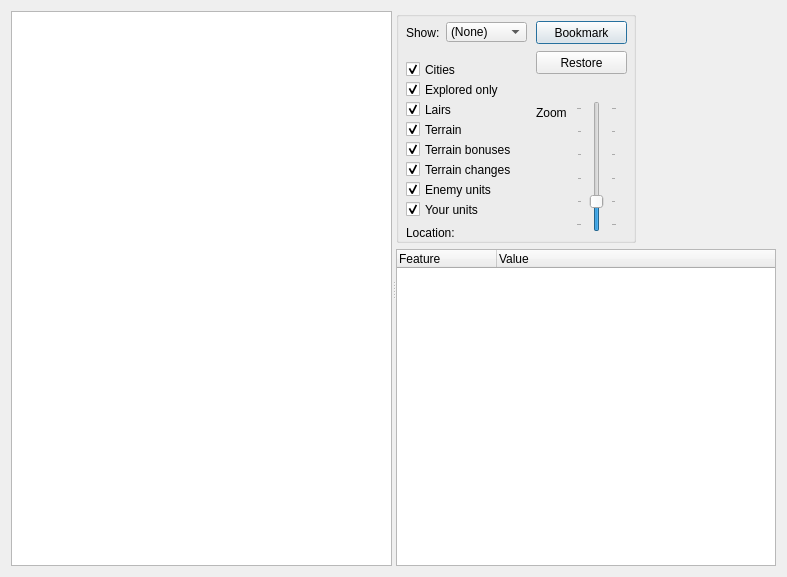
<?xml version="1.0" encoding="UTF-8"?>
<ui version="4.0">
 <class>DialogOverlandMap</class>
 <widget class="QDialog" name="DialogOverlandMap">
  <property name="geometry">
   <rect>
    <x>0</x>
    <y>0</y>
    <width>787</width>
    <height>577</height>
   </rect>
  </property>
  <property name="windowTitle">
   <string>Overland map</string>
  </property>
  <layout class="QGridLayout" name="gridLayout">
   <item row="0" column="0">
    <widget class="QSplitter" name="splitter">
     <property name="orientation">
      <enum>Qt::Horizontal</enum>
     </property>
     <widget class="QMapGraphicsView" name="graphicsView">
      <property name="backgroundBrush">
       <brush brushstyle="DiagCrossPattern">
        <color alpha="255">
         <red>255</red>
         <green>170</green>
         <blue>255</blue>
        </color>
       </brush>
      </property>
      <property name="resizeAnchor">
       <enum>QGraphicsView::AnchorViewCenter</enum>
      </property>
     </widget>
     <widget class="QWidget" name="layoutWidget">
      <layout class="QVBoxLayout" name="verticalLayout">
       <item>
        <widget class="QGroupBox" name="groupBox">
         <property name="sizePolicy">
          <sizepolicy hsizetype="Fixed" vsizetype="Fixed">
           <horstretch>0</horstretch>
           <verstretch>0</verstretch>
          </sizepolicy>
         </property>
         <property name="minimumSize">
          <size>
           <width>240</width>
           <height>232</height>
          </size>
         </property>
         <property name="maximumSize">
          <size>
           <width>240</width>
           <height>232</height>
          </size>
         </property>
         <property name="title">
          <string/>
         </property>
         <widget class="QCheckBox" name="checkBox_TerrainBonuses">
          <property name="geometry">
           <rect>
            <x>10</x>
            <y>130</y>
            <width>111</width>
            <height>17</height>
           </rect>
          </property>
          <property name="text">
           <string>Terrain bonuses</string>
          </property>
          <property name="checked">
           <bool>true</bool>
          </property>
         </widget>
         <widget class="QCheckBox" name="checkBox_Lairs">
          <property name="geometry">
           <rect>
            <x>10</x>
            <y>90</y>
            <width>61</width>
            <height>17</height>
           </rect>
          </property>
          <property name="text">
           <string>Lairs</string>
          </property>
          <property name="checked">
           <bool>true</bool>
          </property>
         </widget>
         <widget class="QCheckBox" name="checkBox_Terrain">
          <property name="geometry">
           <rect>
            <x>10</x>
            <y>110</y>
            <width>70</width>
            <height>17</height>
           </rect>
          </property>
          <property name="text">
           <string>Terrain</string>
          </property>
          <property name="checked">
           <bool>true</bool>
          </property>
         </widget>
         <widget class="QCheckBox" name="checkBox_EnemyUnits">
          <property name="geometry">
           <rect>
            <x>10</x>
            <y>170</y>
            <width>91</width>
            <height>17</height>
           </rect>
          </property>
          <property name="text">
           <string>Enemy units</string>
          </property>
          <property name="checked">
           <bool>true</bool>
          </property>
         </widget>
         <widget class="QCheckBox" name="checkBox_YourUnits">
          <property name="geometry">
           <rect>
            <x>10</x>
            <y>190</y>
            <width>81</width>
            <height>17</height>
           </rect>
          </property>
          <property name="text">
           <string>Your units</string>
          </property>
          <property name="checked">
           <bool>true</bool>
          </property>
         </widget>
         <widget class="QLabel" name="label">
          <property name="geometry">
           <rect>
            <x>10</x>
            <y>10</y>
            <width>41</width>
            <height>23</height>
           </rect>
          </property>
          <property name="text">
           <string>Show:</string>
          </property>
         </widget>
         <widget class="QComboBox" name="comboBox_Plane">
          <property name="geometry">
           <rect>
            <x>50</x>
            <y>11</y>
            <width>81</width>
            <height>20</height>
           </rect>
          </property>
          <property name="currentIndex">
           <number>0</number>
          </property>
          <item>
           <property name="text">
            <string>(None)</string>
           </property>
          </item>
          <item>
           <property name="text">
            <string>Arcanus</string>
           </property>
          </item>
          <item>
           <property name="text">
            <string>Myrror</string>
           </property>
          </item>
          <item>
           <property name="text">
            <string>Battle</string>
           </property>
          </item>
         </widget>
         <widget class="QSlider" name="verticalSlider_Zoom">
          <property name="geometry">
           <rect>
            <x>180</x>
            <y>90</y>
            <width>41</width>
            <height>131</height>
           </rect>
          </property>
          <property name="minimum">
           <number>-100</number>
          </property>
          <property name="maximum">
           <number>400</number>
          </property>
          <property name="singleStep">
           <number>10</number>
          </property>
          <property name="pageStep">
           <number>100</number>
          </property>
          <property name="orientation">
           <enum>Qt::Vertical</enum>
          </property>
          <property name="tickPosition">
           <enum>QSlider::TicksBothSides</enum>
          </property>
          <property name="tickInterval">
           <number>100</number>
          </property>
         </widget>
         <widget class="QLabel" name="label_2">
          <property name="geometry">
           <rect>
            <x>140</x>
            <y>90</y>
            <width>30</width>
            <height>23</height>
           </rect>
          </property>
          <property name="text">
           <string>Zoom:</string>
          </property>
         </widget>
         <widget class="QCheckBox" name="checkBox_TerrainChanges">
          <property name="geometry">
           <rect>
            <x>10</x>
            <y>150</y>
            <width>111</width>
            <height>17</height>
           </rect>
          </property>
          <property name="text">
           <string>Terrain changes</string>
          </property>
          <property name="checked">
           <bool>true</bool>
          </property>
         </widget>
         <widget class="QCheckBox" name="checkBox_Cities">
          <property name="geometry">
           <rect>
            <x>10</x>
            <y>50</y>
            <width>70</width>
            <height>17</height>
           </rect>
          </property>
          <property name="text">
           <string>Cities</string>
          </property>
          <property name="checked">
           <bool>true</bool>
          </property>
         </widget>
         <widget class="QCheckBox" name="checkBox_ExploredOnly">
          <property name="geometry">
           <rect>
            <x>10</x>
            <y>70</y>
            <width>101</width>
            <height>17</height>
           </rect>
          </property>
          <property name="text">
           <string>Explored only</string>
          </property>
          <property name="checked">
           <bool>true</bool>
          </property>
         </widget>
         <widget class="QLabel" name="label_Location">
          <property name="geometry">
           <rect>
            <x>10</x>
            <y>210</y>
            <width>141</width>
            <height>23</height>
           </rect>
          </property>
          <property name="text">
           <string>Location:</string>
          </property>
         </widget>
         <widget class="QPushButton" name="pushButton_SaveBookmark">
          <property name="geometry">
           <rect>
            <x>140</x>
            <y>10</y>
            <width>91</width>
            <height>23</height>
           </rect>
          </property>
          <property name="text">
           <string>Bookmark</string>
          </property>
         </widget>
         <widget class="QPushButton" name="pushButton_RestoreBookmark">
          <property name="geometry">
           <rect>
            <x>140</x>
            <y>40</y>
            <width>91</width>
            <height>23</height>
           </rect>
          </property>
          <property name="text">
           <string>Restore</string>
          </property>
         </widget>
        </widget>
       </item>
       <item>
        <widget class="QTreeWidget" name="treeWidget_Tile">
         <property name="sizePolicy">
          <sizepolicy hsizetype="Expanding" vsizetype="Expanding">
           <horstretch>0</horstretch>
           <verstretch>0</verstretch>
          </sizepolicy>
         </property>
         <property name="contextMenuPolicy">
          <enum>Qt::CustomContextMenu</enum>
         </property>
         <property name="editTriggers">
          <set>QAbstractItemView::AnyKeyPressed|QAbstractItemView::DoubleClicked|QAbstractItemView::EditKeyPressed|QAbstractItemView::SelectedClicked</set>
         </property>
         <property name="alternatingRowColors">
          <bool>false</bool>
         </property>
         <column>
          <property name="text">
           <string>Feature</string>
          </property>
         </column>
         <column>
          <property name="text">
           <string>Value</string>
          </property>
         </column>
        </widget>
       </item>
      </layout>
     </widget>
    </widget>
   </item>
  </layout>
 </widget>
 <customwidgets>
  <customwidget>
   <class>QMapGraphicsView</class>
   <extends>QGraphicsView</extends>
   <header>QMapGraphicsView.h</header>
  </customwidget>
 </customwidgets>
 <resources/>
 <connections/>
</ui>
